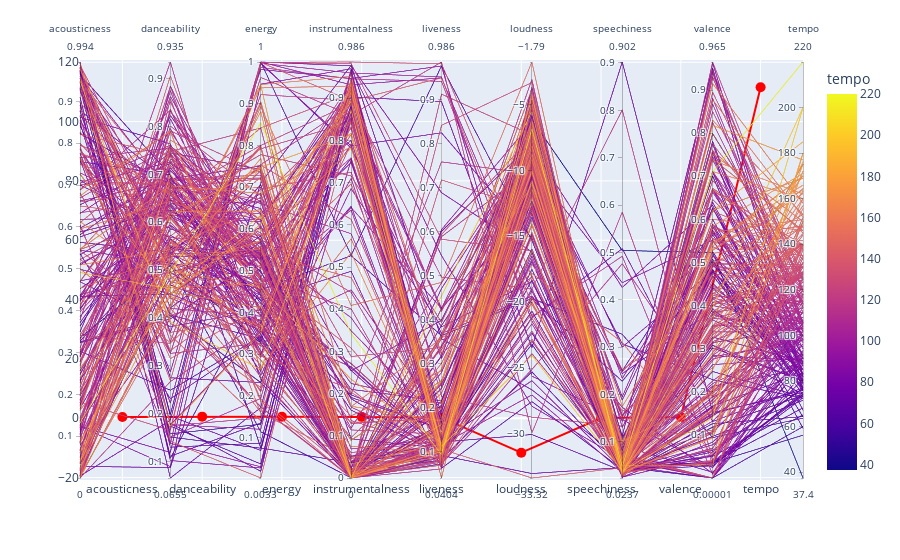

Notebook code for this chart:
### Code cell
import plotly.express as px

# Create the parallel coordinates plot using plotly.express
categories = ['acousticness', 'danceability', 'energy', 'instrumentalness', 'liveness', 'loudness', 'speechiness', 'valence', 'tempo']
df_parallel = df[categories]
fig = px.parallel_coordinates(df_parallel, color='tempo')
# add a trace to the grpah
mean_values = df[categories].mean()
fig.add_trace(
    go.Scatter(
        x=mean_values.index,
        y=mean_values.values,
        mode='lines+markers',
        name='Mean Values',
        line=dict(color='red', width=2),
        marker=dict(color='red', size=10, symbol='circle')
    )
)

# Show the plot
fig.show()

### Figure 1 — Plotly figure (JSON) as saved in the notebook; plotly's stock layout.template omitted (floating-point values rounded to 4 significant figures; data arrays with more than 128 entries replaced by an {"elided": "..."} marker saying what was removed)
{"data": [{"dimensions": [{"label": "acousticness", "values": {"elided": "399 float values"}}, {"label": "danceability", "values": {"elided": "399 float values"}}, {"label": "energy", "values": {"elided": "399 float values"}}, {"label": "instrumentalness", "values": {"elided": "399 float values"}}, {"label": "liveness", "values": {"elided": "399 float values"}}, {"label": "loudness", "values": {"elided": "399 float values"}}, {"label": "speechiness", "values": {"elided": "399 float values"}}, {"label": "valence", "values": {"elided": "399 float values"}}, {"label": "tempo", "values": {"elided": "399 float values"}}], "domain": {"x": [0, 1], "y": [0, 1]}, "line": {"color": {"elided": "399 float values"}, "coloraxis": "coloraxis"}, "name": "", "type": "parcoords"}, {"line": {"color": "red", "width": 2}, "marker": {"color": "red", "size": 10, "symbol": "circle"}, "mode": "lines+markers", "name": "Mean Values", "type": "scatter", "x": ["acousticness", "danceability", "energy", "instrumentalness", "liveness", "loudness", "speechiness", "valence", "tempo"], "y": [0.4282, 0.5404, 0.4854, 0.3963, 0.2031, -11.63, 0.06581, 0.3841, 111.6]}], "layout": {"coloraxis": {"colorbar": {"title": {"text": "tempo"}}, "colorscale": [[0, "#0d0887"], [0.1111, "#46039f"], [0.2222, "#7201a8"], [0.3333, "#9c179e"], [0.4444, "#bd3786"], [0.5556, "#d8576b"], [0.6667, "#ed7953"], [0.7778, "#fb9f3a"], [0.8889, "#fdca26"], [1, "#f0f921"]]}, "legend": {"tracegroupgap": 0}, "margin": {"t": 60}}}
